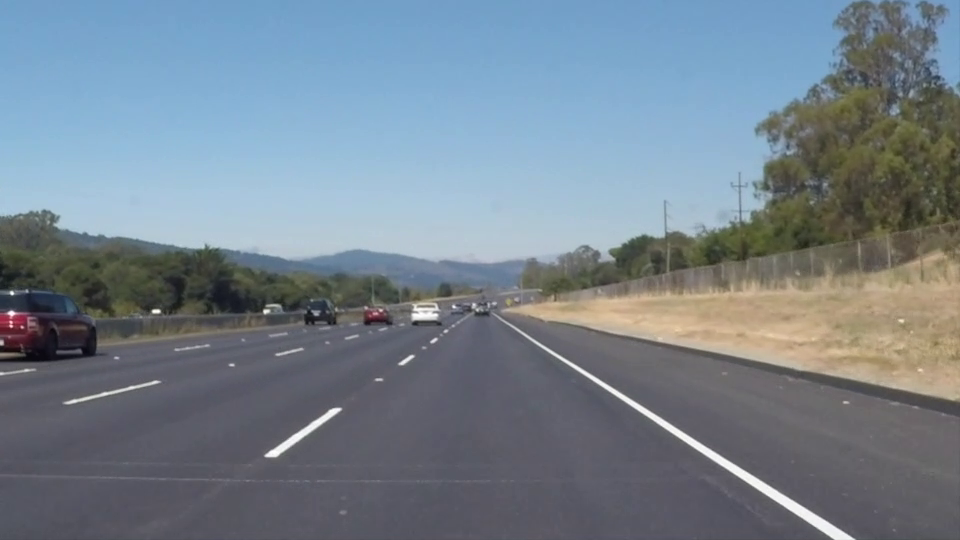
#> input picture frame 22 of line.mp4, 960 x 540 px, given in place of 2.mp4, which was not available
$ python lanes.py
#> lines starting #> are read from the running program, lines starting #| are printed output that depends on the picture; after the words box and inside, x2 and y2 are one past the last pixel; in counts of white or black regions, pixels touching at a corner belong together; pictures that were not available may be replaced by others from this repository, and a replacement may not be noted
#> further down, frame is the input picture: shape (540, 960, 3); mean B, G, R 141.9, 130.7, 117.7
import cv2
import numpy as np
# import serial
# import time

# # 'COM3' 부분에 환경에 맞는 포트 입력
# ser = serial.Serial('COM9', 57600)

def make_coordinates(image, line_parameters):
    slope, intercept = line_parameters

    y1 = image.shape[0]
    y2 = int(y1*(1/5))
    x1 = int((y1 - intercept)/slope)
    x2 = int((y2 - intercept)/slope)
    return np.array([x1, y1, x2, y2])


def average_slope_intercept(image, lines):
    left_fit = []
    right_fit = []
    for line in lines:
        x1, y1, x2, y2 = line.reshape(4)
        parameters = np.polyfit((x1, x2), (y1, y2), 1)
        slope = parameters[0]
        intercept = parameters[1]
        if slope < 0:
            left_fit.append((slope, intercept))
        else:
            right_fit.append((slope, intercept))

    left_fit_average = np.average(left_fit, axis=0)
    right_fit_average = np.average(right_fit, axis=0)


    # [11 lines of commented-out code are left out]

    try:
        left_line = make_coordinates(image, left_fit_average)
        right_line = make_coordinates(image, right_fit_average)

        print(np.array([left_line, right_line]))

        if left_line[0] > 2000:
            val = "a"
            val = val.encode('utf-8')
            # ser.write(val)
            print("a")


        if right_line[0] > 2000:
            val = "d"
            val = val.encode('utf-8')
            # ser.write(val)
            print("d")


        if left_line[0] < 0 and right_line[0] < 2000:
            val = "w"
            val = val.encode('utf-8')
            # ser.write(val)
            print("w")


        return np.array([left_line, right_line])
    except Exception as e:
        return None

def canny(image):
    gray = cv2.cvtColor(image, cv2.COLOR_RGB2GRAY)
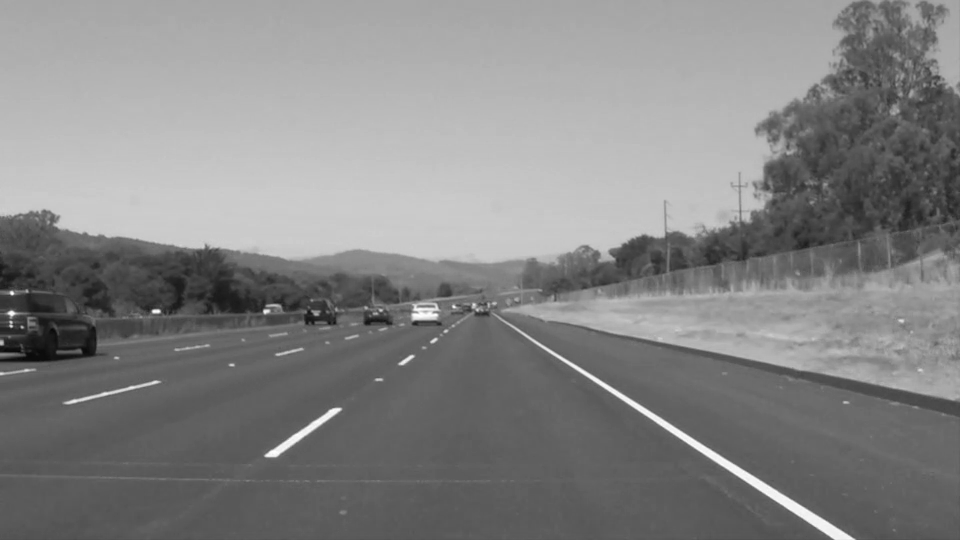
#> gray: shape (540, 960); min 6, max 255, mean 132.6
    blur = cv2.GaussianBlur(gray, (5, 5), 0)
    canny = cv2.Canny(blur, 0, 255)
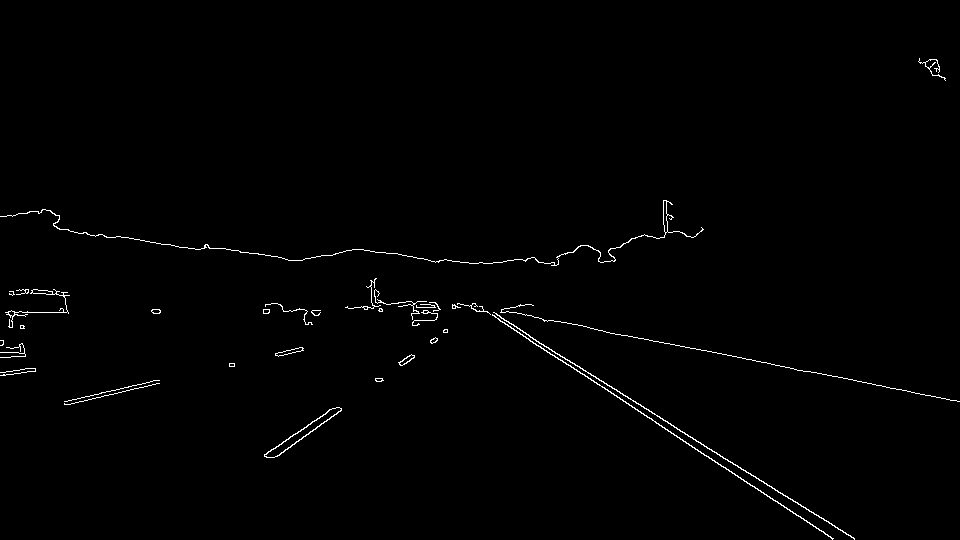
#> canny: shape (540, 960); 0.85% white in thin lines or dots, all inside (x1, y1, x2, y2) = (0, 58, 960, 540)

    return canny

def display_lines(image, lines):
    line_image = np.zeros_like(image)
    if lines is not None:
        for x1, y1, x2, y2 in lines:
            cv2.line(line_image, (x1, y1), (x2, y2), (255, 0, 0), 10)

    return line_image

def region_of_interest(image):
    height = image.shape[0]
#> height = 540

    polygons = np.array([
        [(-500,height), (1800, height),(600,0)]
        ])
#> polygons = [[-500, 540], [1800, 540], [600, 0]]
    mask = np.zeros_like(image)
    cv2.fillPoly(mask, polygons, 255)
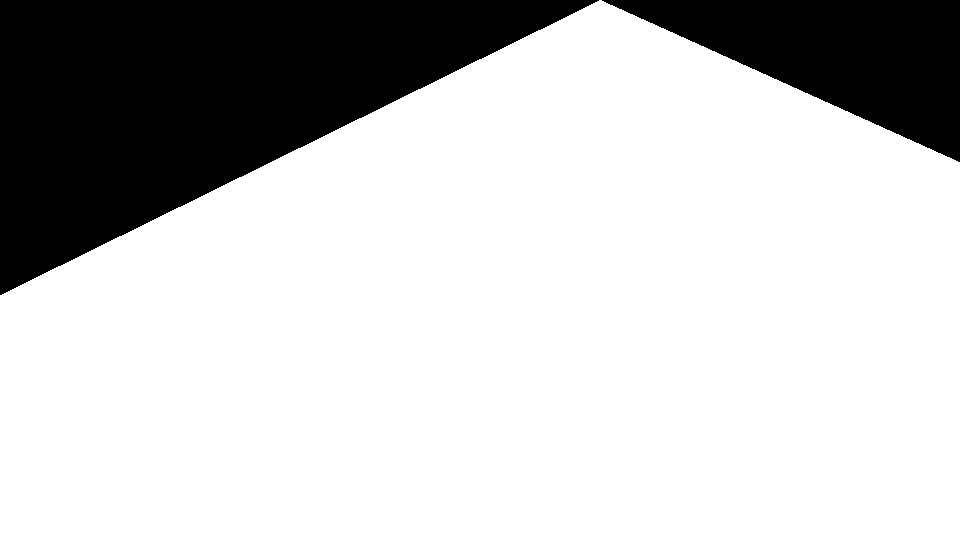
#> mask: shape (540, 960); 77.3% white; 2 black regions, box (x1, y1, x2, y2) and area: (0, 0, 599, 295) 88650, (602, 0, 960, 162) 29160
    masked_image = cv2.bitwise_and(image, mask)
#> masked_image: shape (540, 960); 0.8% white in thin lines or dots, all inside (x1, y1, x2, y2) = (0, 200, 960, 540)


    return masked_image


# [11 lines of commented-out code are left out]

cap = cv2.VideoCapture("2.mp4")
while(cap.isOpened()):
    _, frame = cap.read()

    canny_image = canny(frame)
    cropped_image = region_of_interest(canny_image)
    lines = cv2.HoughLinesP(cropped_image, 2, np.pi/180, 100, np.array([]), minLineLength=50, maxLineGap=3)
#> lines = 14 rows, first 6: [497, 315, 854, 538], [809, 371, 866, 382], [511, 328, 580, 373], [598, 330, 691, 348], [602, 387, 830, 536], [625, 335, 793, 368]
    averaged_lines = average_slope_intercept(frame, lines)
#> the loop in average_slope_intercept, `for line in lines:` made 14 passes
#> (x1, y1, x2, y2, slope, intercept) on passes 1 to 12: (497, 315, 854, 538, 0.625, 4.55), (809, 371, 866, 382, 0.193, 214.9), (511, 328, 580, 373, 0.652, -5.26), (598, 330, 691, 348, 0.194, 214.3), (602, 387, 830, 536, 0.654, -6.41), (625, 335, 793, 368, 0.196, 212.2), (14, 312, 68, 312, 1.61e-17, 312), (264, 455, 327, 412, -0.683, 635.2), (274, 457, 341, 409, -0.716, 653.3), (550, 320, 602, 330, 0.192, 214.2), (482, 308, 670, 431, 0.654, -7.35), (64, 401, 157, 380, -0.226, 415.5)
#> after the loop in average_slope_intercept, `for line in lines:`: left_fit = [(-0.683, 635.2), (-0.716, 653.3), (-0.226, 415.5), (-0.221, 418.1)]; right_fit = [(0.625, 4.55), (0.193, 214.9), (0.652, -5.26), (0.194, 214.3), (0.654, -6.41), (0.196, 212.2), (1.61e-17, 312), (0.192, 214.2), (0.654, -7.35), (0.205, 205)]
#> in average_slope_intercept, `left_fit_average = np.average(left_fit, axis=0)`: left_fit_average = [-0.461, 530.5]
#> in average_slope_intercept, `right_fit_average = np.average(right_fit, axis=0)`: right_fit_average = [0.356, 135.8]
#> in make_coordinates, `slope, intercept = line_parameters`: slope = -0.461; intercept = 530.5
#> in make_coordinates, `x1 = int((y1 - intercept)/slope)`: x1 = -20
#> in make_coordinates, `x2 = int((y2 - intercept)/slope)`: x2 = 915
#> in average_slope_intercept, `left_line = make_coordinates(image, left_fit_average)`: left_line = [-20, 540, 915, 108]
#> in average_slope_intercept, `right_line = make_coordinates(image, right_fit_average)`: right_line = [1133, 540, -78, 108]
#| [[ -20  540  915  108]
#|  [1133  540  -78  108]]
#> averaged_lines = [[-20, 540, 915, 108], [1133, 540, -78, 108]]
    line_image = display_lines(frame, averaged_lines)
#> the loop in display_lines, `for x1, y1, x2, y2 in lines:` made 2 passes
#> after the loop in display_lines, `for x1, y1, x2, y2 in lines:`:
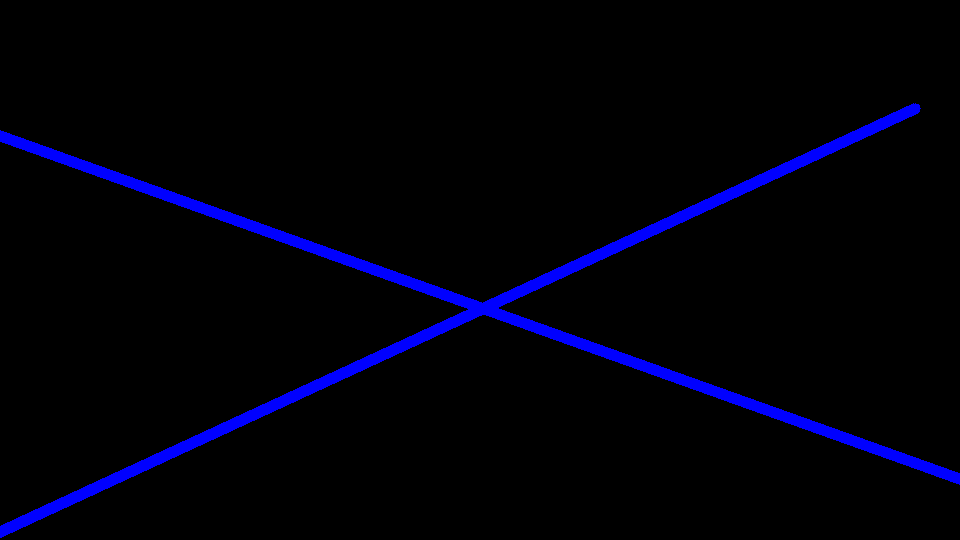
#> line_image: shape (540, 960, 3); mean of channels 0, 1, 2 11, 0, 0; drawn as B, G, R
    combo_image = cv2.addWeighted(frame, 0.8, line_image, 1, 1)
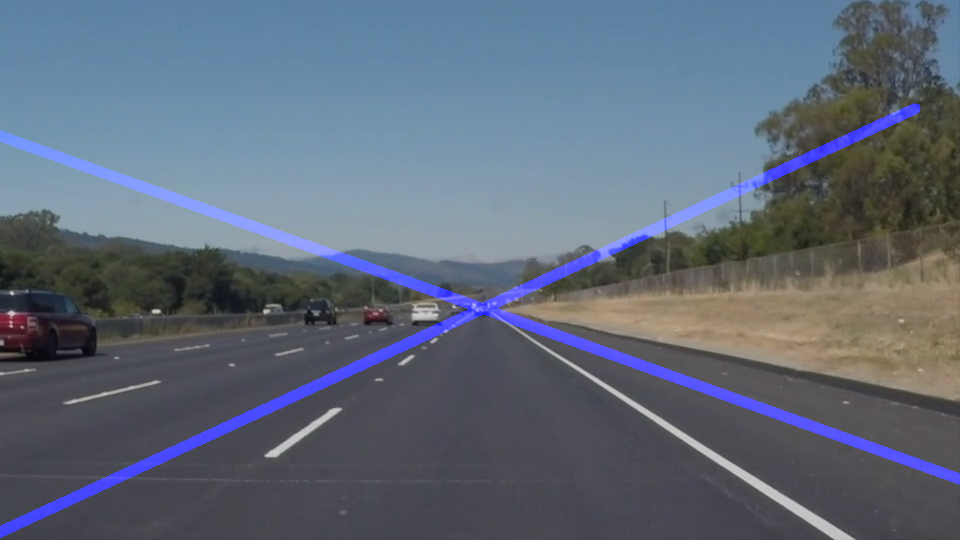
#> combo_image: shape (540, 960, 3); mean B, G, R 121, 105.5, 95.2
    # f1 = canny_image[800:1500, 0:1080].copy()
    # cv2.imshow('copy', f1)
    cv2.imshow("qwer", combo_image)
    if cv2.waitKey(1) & 0xFF == ord('q'):
#> (key q is pressed here)
        break

cap.release()
cv2.destroyAllWindows()

$ run again, starting later in the video
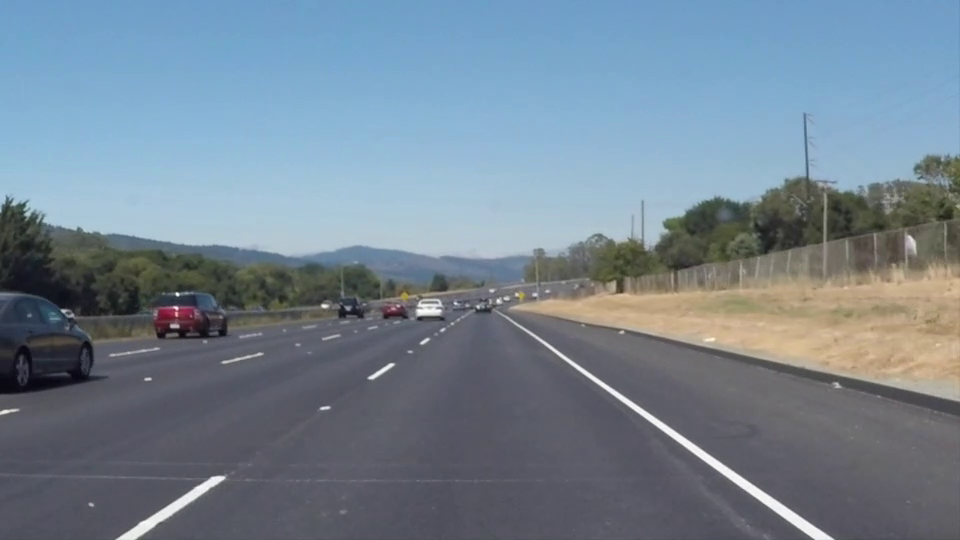
#> input picture frame 99 of line.mp4, 960 x 540 px, given in place of 2.mp4, which was not available
#> frame is the input picture: shape (540, 960, 3); mean B, G, R 146, 132.3, 116.7
#> in canny, `canny = cv2.Canny(blur, 0, 255)`:
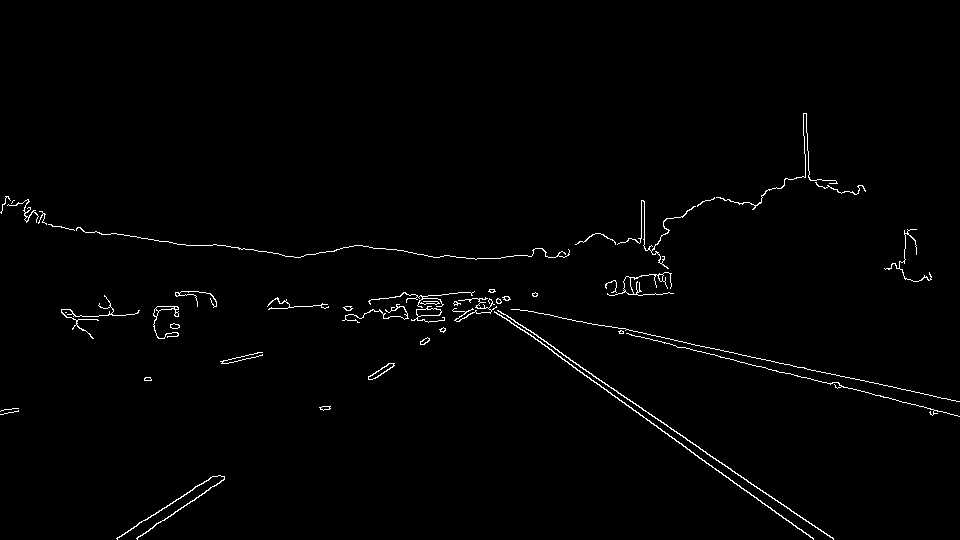
#> canny: shape (540, 960); 1.2% white in thin lines or dots, all inside (x1, y1, x2, y2) = (0, 113, 960, 540)
#> mask: shape (540, 960); 77.3% white; 2 black regions, box (x1, y1, x2, y2) and area: (0, 0, 599, 295) 88650, (602, 0, 960, 162) 29160
#> lines = 14 rows, first 6: [570, 360, 833, 538], [783, 372, 834, 384], [670, 339, 959, 401], [522, 329, 797, 528], [618, 331, 675, 345], [136, 538, 224, 479]
#> the loop in average_slope_intercept, `for line in lines:` made 14 passes
#> (x1, y1, x2, y2, slope, intercept) on passes 1 to 8: (570, 360, 833, 538, 0.677, -25.78), (783, 372, 834, 384, 0.235, 187.8), (670, 339, 959, 401, 0.215, 195.3), (522, 329, 797, 528, 0.724, -48.74), (618, 331, 675, 345, 0.246, 179.2), (136, 538, 224, 479, -0.67, 629.2), (892, 399, 959, 416, 0.254, 172.7), (518, 309, 607, 326, 0.191, 210.1)
#> after the loop in average_slope_intercept, `for line in lines:`: left_fit = [(-0.67, 629.2), (-0.632, 611.3), (-0.621, 608.9), (-0.678, 629.9)]; right_fit = [(0.677, -25.78), (0.235, 187.8), (0.215, 195.3), (0.724, -48.74), (0.246, 179.2), (0.254, 172.7), (0.191, 210.1), (0.677, -27.35), (0.236, 186.4), (0.667, -20)]
#> left_fit_average = [-0.65, 619.8]
#> right_fit_average = [0.412, 100.9]
#> in make_coordinates, `slope, intercept = line_parameters`: slope = -0.65; intercept = 619.8
#> in make_coordinates, `x1 = int((y1 - intercept)/slope)`: x1 = 122
#> in make_coordinates, `x2 = int((y2 - intercept)/slope)`: x2 = 786
#> left_line = [122, 540, 786, 108]
#> right_line = [1065, 540, 17, 108]
#| [[ 122  540  786  108]
#|  [1065  540   17  108]]
#> averaged_lines = [[122, 540, 786, 108], [1065, 540, 17, 108]]
#> the loop in display_lines, `for x1, y1, x2, y2 in lines:` made 2 passes
#> `combo_image = cv2.addWeighted(frame, 0.8, line_image, 1, 1)`:
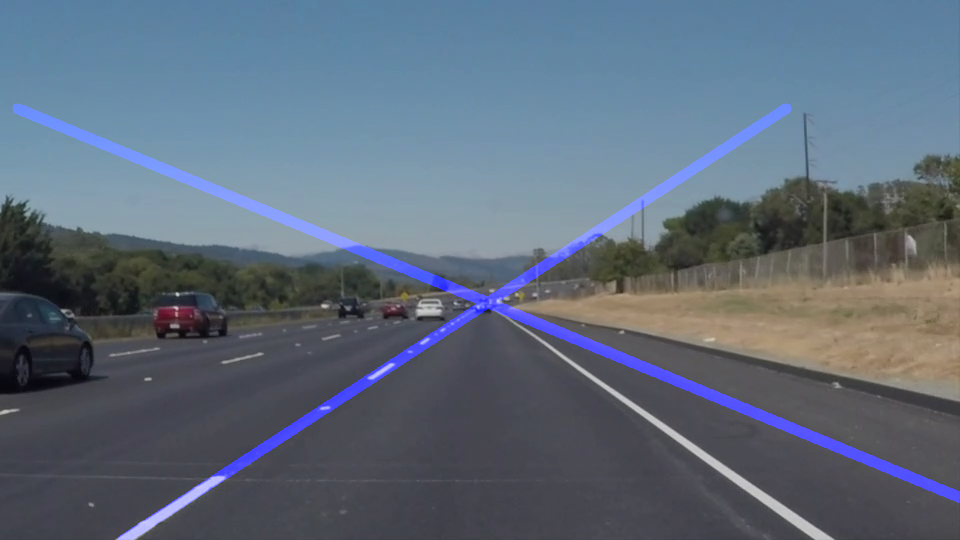
#> combo_image: shape (540, 960, 3); mean B, G, R 122.8, 106.8, 94.4

$ run again, starting later in the video
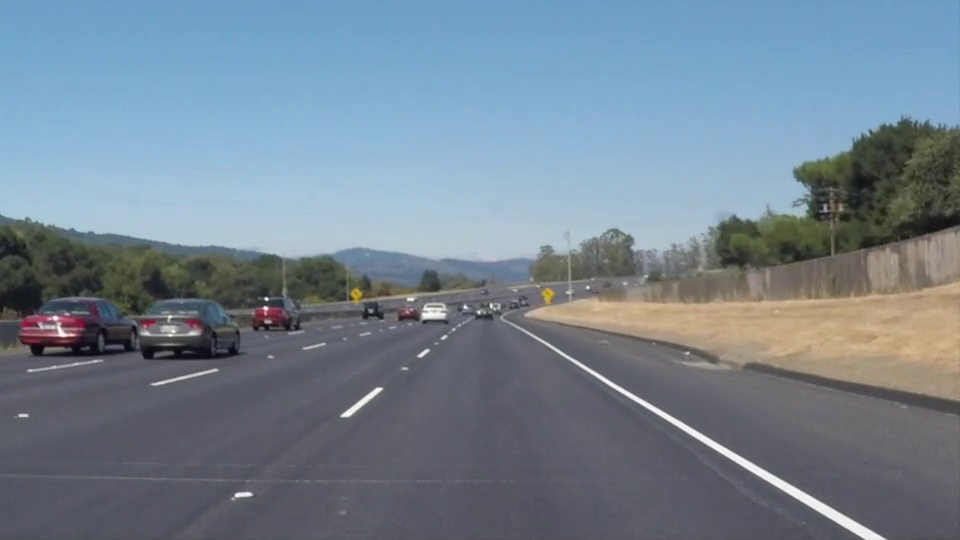
#> input picture frame 176 of line.mp4, 960 x 540 px, given in place of 2.mp4, which was not available
#> frame is the input picture: shape (540, 960, 3); mean B, G, R 145.2, 131.6, 116.5
#> in canny, `canny = cv2.Canny(blur, 0, 255)`:
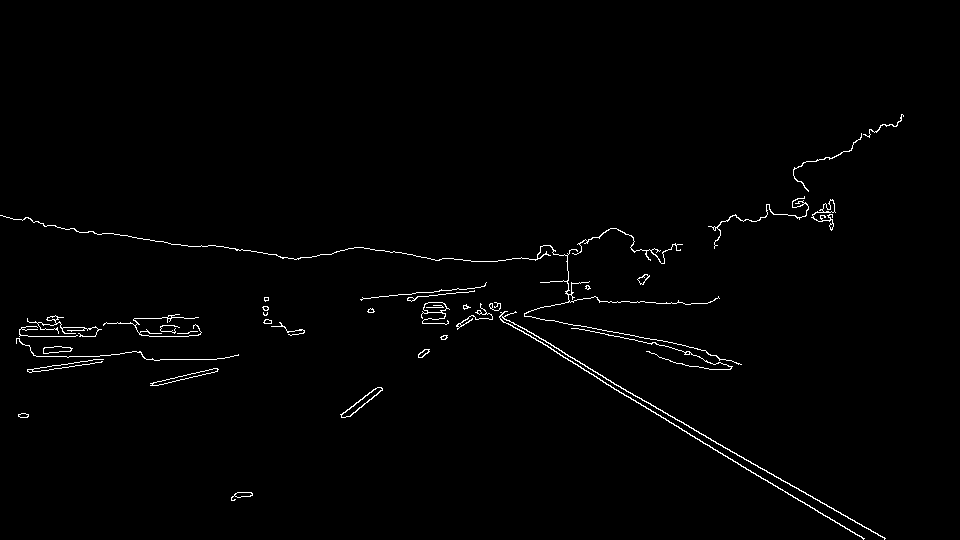
#> canny: shape (540, 960); 1.1% white in thin lines or dots, all inside (x1, y1, x2, y2) = (0, 114, 904, 540)
#> mask: shape (540, 960); 77.3% white; 2 black regions, box (x1, y1, x2, y2) and area: (0, 0, 599, 295) 88650, (602, 0, 960, 162) 29160
#> masked_image: shape (540, 960); 1.1% white in thin lines or dots, all inside (x1, y1, x2, y2) = (16, 126, 886, 540)
#> lines = [[585, 366, 866, 528], [597, 378, 863, 538], [28, 336, 95, 336], [524, 316, 638, 336], [500, 319, 577, 364], [36, 356, 99, 356], [160, 359, 216, 359], [533, 334, 610, 380], [783, 480, 847, 516]]
#> the loop in average_slope_intercept, `for line in lines:` made 9 passes
#> (x1, y1, x2, y2, slope, intercept) on passes 1 to 8: (585, 366, 866, 528, 0.577, 28.74), (597, 378, 863, 538, 0.602, 18.9), (28, 336, 95, 336, 6.1e-16, 336), (524, 316, 638, 336, 0.175, 224.1), (500, 319, 577, 364, 0.584, 26.79), (36, 356, 99, 356, 2.74e-17, 356), (160, 359, 216, 359, 1.66e-15, 359), (533, 334, 610, 380, 0.597, 15.58)
#> after the loop in average_slope_intercept, `for line in lines:`: left_fit = []; right_fit = [(0.577, 28.74), (0.602, 18.9), (6.1e-16, 336), (0.175, 224.1), (0.584, 26.79), (2.74e-17, 356), (1.66e-15, 359), (0.597, 15.58), (0.563, 39.56)]
#> left_fit_average = nan
#> right_fit_average = [0.344, 156.1]
#> line_image: shape (540, 960, 3); every value is 0
#> `combo_image = cv2.addWeighted(frame, 0.8, line_image, 1, 1)`:
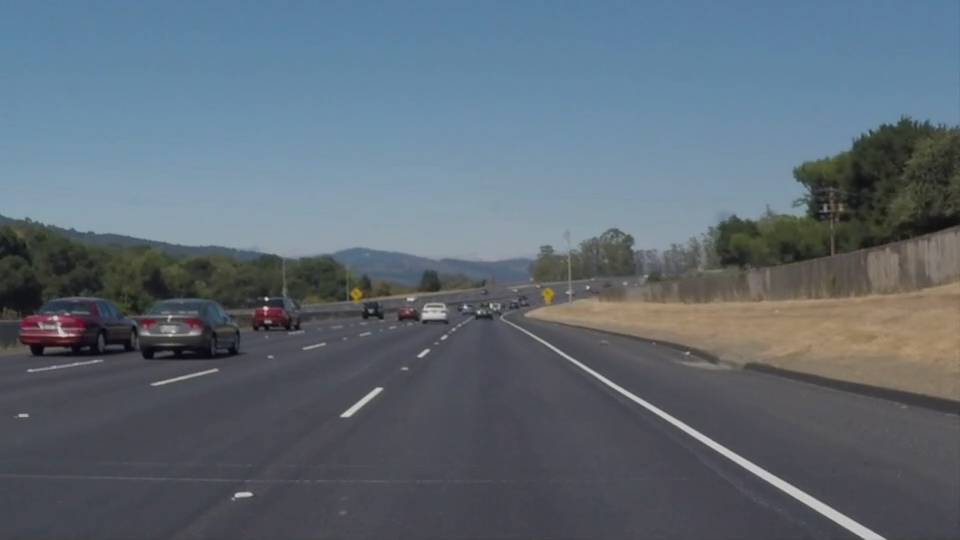
#> combo_image: shape (540, 960, 3); mean B, G, R 117.2, 106.3, 94.2
